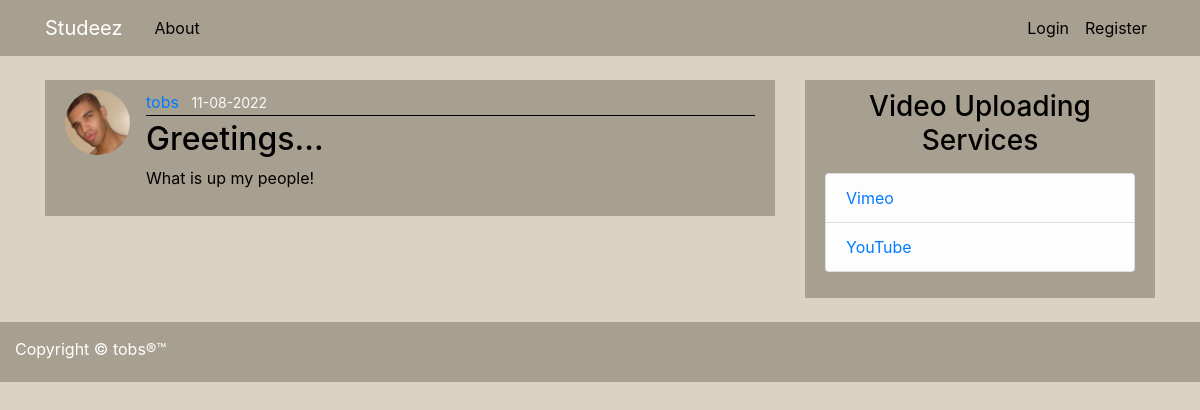
The page /post/2 on the database as committed earlier.
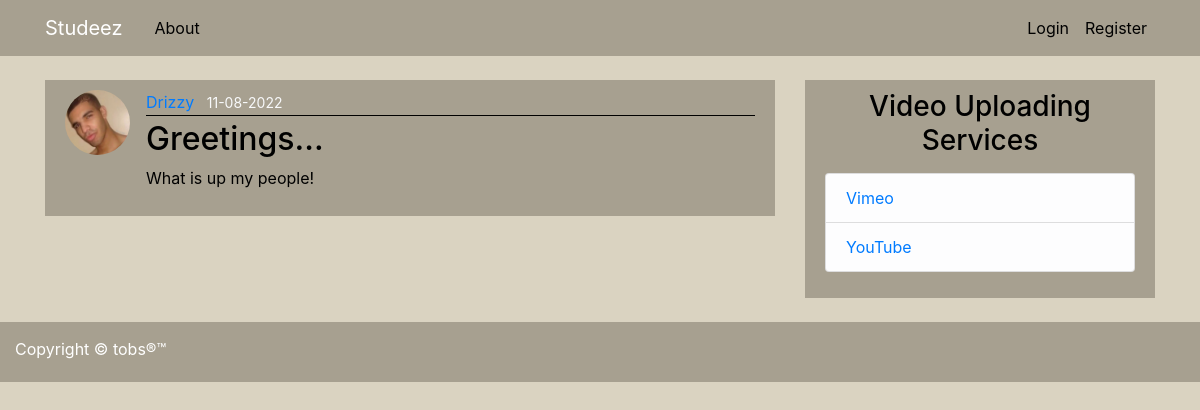
The same page on the database as committed later.
### main_app/models.py (models this page shows, shortened)
class User(db.Model, UserMixin):
    id = db.Column(db.Integer, primary_key=True)
    username = db.Column(db.String(20), unique=True, nullable=False)
    email = db.Column(db.String(120), unique=True, nullable=False)
    image_file = db.Column(db.String(20), nullable=False, default='default.jpg')
    password = db.Column(db.String(60), nullable=False)
    posts = db.relationship('Post', backref='author', lazy=True)

### main_app/routes.py (the view)
@app.route("/post/<int:post_id>")
def post(post_id):
    post = Post.query.get_or_404(post_id)
    return render_template('post.html', title=post.title, post=post)

### main_app/templates/post.html (shortened to what this page needs)
{% extends "layout.html" %}
{% block content %}
    <article class="media content-section">
        <img class="rounded-circle article-img" src="{{ url_for('static', filename='profile_pics/' + post.author.image_file) }}">
        <div class="media-body">
            <div class="article-metadata">
                <a class="mr-2" href="#"> {{ post.author.username }}</a>
                <small class="text-light">{{ post.date_posted.strftime('%d-%m-%Y') }}</small>
            </div>
            <h2 class="article-title">{{ post.title }}</h2>
            <p class="article-content">{{ post.content }}</p>
        </div>
    </article>
{% endblock content %}

Rows that differ between the two databases and show on the page:
changed User: author.username "tobs" → "Drizzy"
